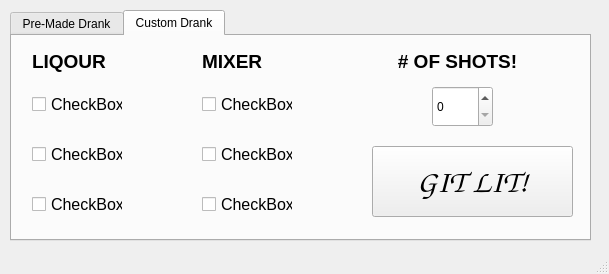
<?xml version="1.0" encoding="UTF-8"?>
<ui version="4.0">
 <class>MainWindow</class>
 <widget class="QMainWindow" name="MainWindow">
  <property name="geometry">
   <rect>
    <x>0</x>
    <y>0</y>
    <width>609</width>
    <height>274</height>
   </rect>
  </property>
  <property name="windowTitle">
   <string>Bartender</string>
  </property>
  <property name="windowIcon">
   <iconset>
    <normaloff>images/beer_logo.png</normaloff>images/beer_logo.png</iconset>
  </property>
  <widget class="QWidget" name="centralwidget">
   <widget class="QTabWidget" name="drinkTab">
    <property name="geometry">
     <rect>
      <x>10</x>
      <y>10</y>
      <width>581</width>
      <height>231</height>
     </rect>
    </property>
    <property name="currentIndex">
     <number>1</number>
    </property>
    <widget class="QWidget" name="preMadeDrinkTab">
     <attribute name="title">
      <string>Pre-Made Drank</string>
     </attribute>
     <widget class="QScrollArea" name="scrollArea">
      <property name="geometry">
       <rect>
        <x>0</x>
        <y>0</y>
        <width>571</width>
        <height>201</height>
       </rect>
      </property>
      <property name="widgetResizable">
       <bool>true</bool>
      </property>
      <widget class="QWidget" name="scrollAreaWidgetContents">
       <property name="geometry">
        <rect>
         <x>0</x>
         <y>0</y>
         <width>569</width>
         <height>199</height>
        </rect>
       </property>
       <widget class="QListWidget" name="listWidget">
        <property name="geometry">
         <rect>
          <x>0</x>
          <y>0</y>
          <width>571</width>
          <height>201</height>
         </rect>
        </property>
       </widget>
      </widget>
     </widget>
    </widget>
    <widget class="QWidget" name="customDrinkTab">
     <attribute name="title">
      <string>Custom Drank</string>
     </attribute>
     <widget class="QLabel" name="label_3">
      <property name="geometry">
       <rect>
        <x>20</x>
        <y>10</y>
        <width>101</width>
        <height>31</height>
       </rect>
      </property>
      <property name="text">
       <string>&lt;html&gt;&lt;head/&gt;&lt;body&gt;&lt;p&gt;&lt;span style=&quot; font-size:14pt; font-weight:600;&quot;&gt;LIQOUR&lt;/span&gt;&lt;/p&gt;&lt;/body&gt;&lt;/html&gt;</string>
      </property>
     </widget>
     <widget class="QLabel" name="label_4">
      <property name="geometry">
       <rect>
        <x>190</x>
        <y>10</y>
        <width>101</width>
        <height>31</height>
       </rect>
      </property>
      <property name="text">
       <string>&lt;html&gt;&lt;head/&gt;&lt;body&gt;&lt;p&gt;&lt;span style=&quot; font-size:14pt; font-weight:600;&quot;&gt;MIXER&lt;/span&gt;&lt;/p&gt;&lt;/body&gt;&lt;/html&gt;</string>
      </property>
     </widget>
     <widget class="QCheckBox" name="checkBox">
      <property name="geometry">
       <rect>
        <x>20</x>
        <y>60</y>
        <width>91</width>
        <height>17</height>
       </rect>
      </property>
      <property name="font">
       <font>
        <family>Tahoma</family>
        <pointsize>12</pointsize>
       </font>
      </property>
      <property name="text">
       <string>CheckBox</string>
      </property>
     </widget>
     <widget class="QCheckBox" name="checkBox_2">
      <property name="geometry">
       <rect>
        <x>20</x>
        <y>110</y>
        <width>91</width>
        <height>17</height>
       </rect>
      </property>
      <property name="font">
       <font>
        <family>Tahoma</family>
        <pointsize>12</pointsize>
       </font>
      </property>
      <property name="text">
       <string>CheckBox</string>
      </property>
     </widget>
     <widget class="QCheckBox" name="checkBox_3">
      <property name="geometry">
       <rect>
        <x>20</x>
        <y>160</y>
        <width>91</width>
        <height>17</height>
       </rect>
      </property>
      <property name="font">
       <font>
        <family>Tahoma</family>
        <pointsize>12</pointsize>
       </font>
      </property>
      <property name="text">
       <string>CheckBox</string>
      </property>
     </widget>
     <widget class="QCheckBox" name="checkBox_4">
      <property name="geometry">
       <rect>
        <x>190</x>
        <y>60</y>
        <width>91</width>
        <height>17</height>
       </rect>
      </property>
      <property name="font">
       <font>
        <family>Tahoma</family>
        <pointsize>12</pointsize>
       </font>
      </property>
      <property name="text">
       <string>CheckBox</string>
      </property>
     </widget>
     <widget class="QCheckBox" name="checkBox_5">
      <property name="geometry">
       <rect>
        <x>190</x>
        <y>110</y>
        <width>91</width>
        <height>17</height>
       </rect>
      </property>
      <property name="font">
       <font>
        <family>Tahoma</family>
        <pointsize>12</pointsize>
       </font>
      </property>
      <property name="text">
       <string>CheckBox</string>
      </property>
     </widget>
     <widget class="QCheckBox" name="checkBox_6">
      <property name="geometry">
       <rect>
        <x>190</x>
        <y>160</y>
        <width>91</width>
        <height>17</height>
       </rect>
      </property>
      <property name="font">
       <font>
        <family>Tahoma</family>
        <pointsize>12</pointsize>
       </font>
      </property>
      <property name="text">
       <string>CheckBox</string>
      </property>
     </widget>
     <widget class="QSpinBox" name="spinBox">
      <property name="geometry">
       <rect>
        <x>420</x>
        <y>50</y>
        <width>61</width>
        <height>41</height>
       </rect>
      </property>
     </widget>
     <widget class="QLabel" name="label_5">
      <property name="geometry">
       <rect>
        <x>370</x>
        <y>10</y>
        <width>151</width>
        <height>31</height>
       </rect>
      </property>
      <property name="text">
       <string>&lt;html&gt;&lt;head/&gt;&lt;body&gt;&lt;p align=&quot;center&quot;&gt;&lt;span style=&quot; font-size:14pt; font-weight:600;&quot;&gt;# OF SHOTS!&lt;/span&gt;&lt;/p&gt;&lt;/body&gt;&lt;/html&gt;</string>
      </property>
     </widget>
     <widget class="QPushButton" name="gitlit_button">
      <property name="geometry">
       <rect>
        <x>360</x>
        <y>110</y>
        <width>201</width>
        <height>71</height>
       </rect>
      </property>
      <property name="font">
       <font>
        <family>Comic Sans MS</family>
        <pointsize>24</pointsize>
        <weight>75</weight>
        <bold>true</bold>
       </font>
      </property>
      <property name="statusTip">
       <string>Time to GIT LIT! Push to make your draaaank!</string>
      </property>
      <property name="text">
       <string>GIT LIT!</string>
      </property>
     </widget>
    </widget>
   </widget>
  </widget>
  <widget class="QMenuBar" name="menubar">
   <property name="geometry">
    <rect>
     <x>0</x>
     <y>0</y>
     <width>609</width>
     <height>21</height>
    </rect>
   </property>
  </widget>
  <widget class="QStatusBar" name="statusbar"/>
 </widget>
 <resources/>
 <connections/>
</ui>
